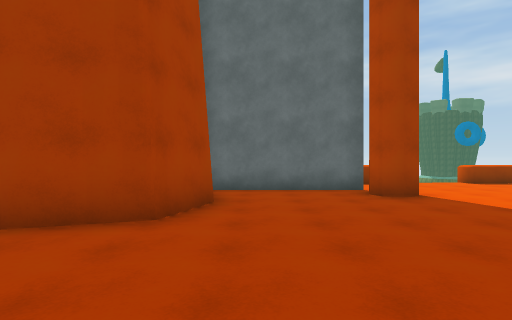
[1] (above)

19 first-person views from a walk through a Unity game level. The camera is 1.5 m above the floor, looks level and sees 80° across. The floor is counted in squares, 2 m on a side. Each view is taken from the middle of a square. On the plan, view 1 faces up. The plan holds only what a view shows up to about 10 squares ahead; the rest is blank. The place goes on beyond the plan. Surface patterns are stand-ins for the level's own textures.

[2]
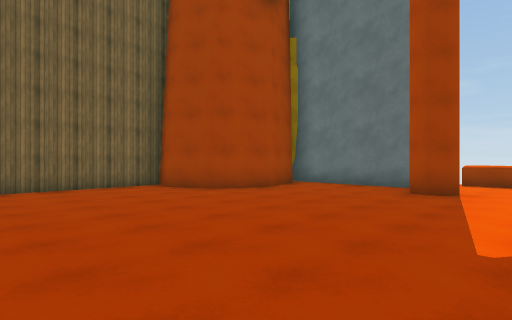

[3]
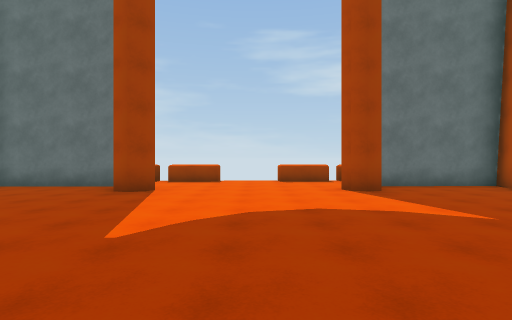

[4]
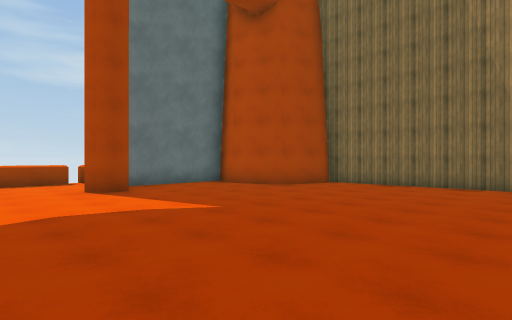

[5]
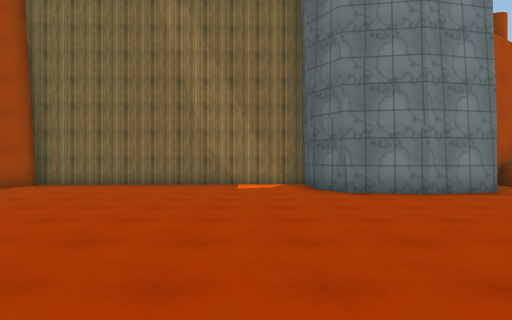

[6]
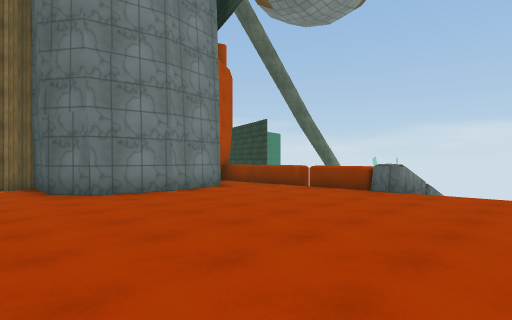

[7]
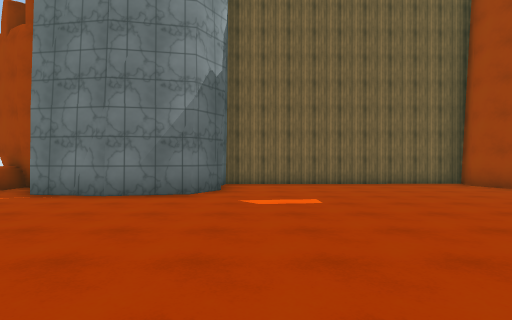

[8]
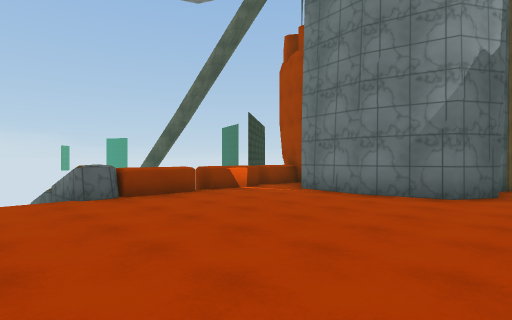

[9]
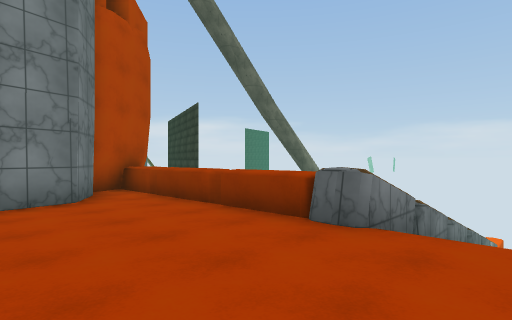

[10]
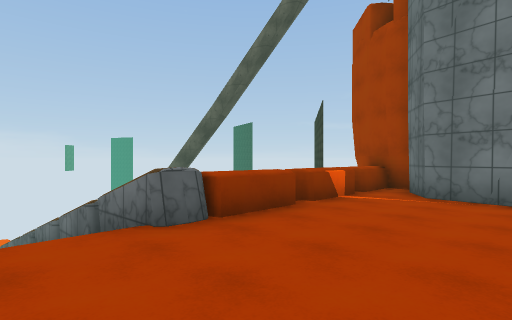

[11]
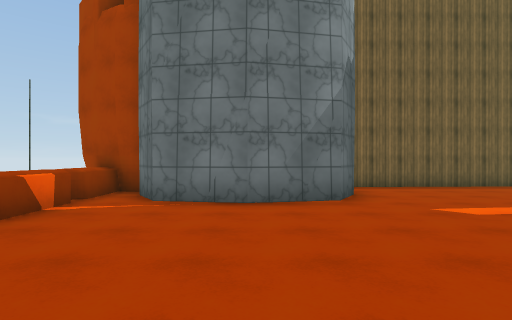

[12]
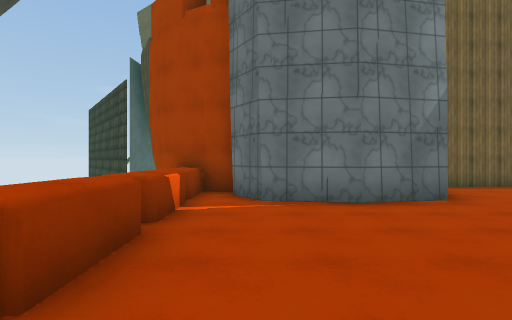

[13]
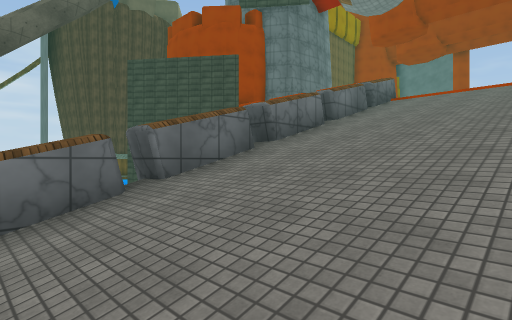

[14]
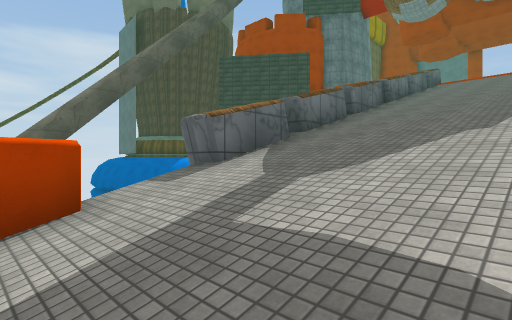

[15]
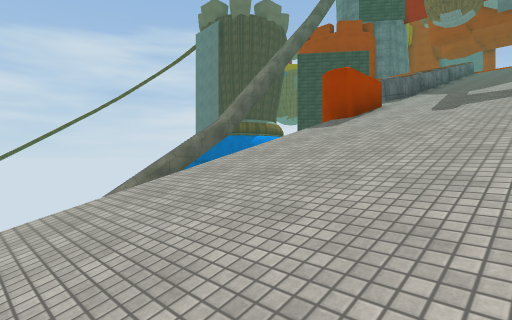

[16]
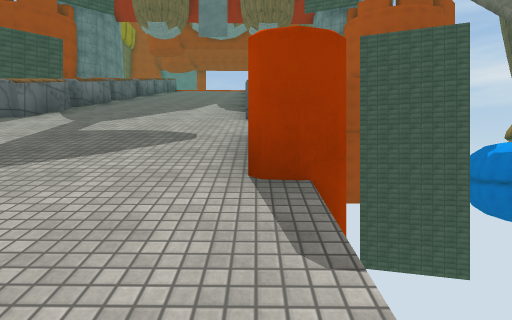

[17]
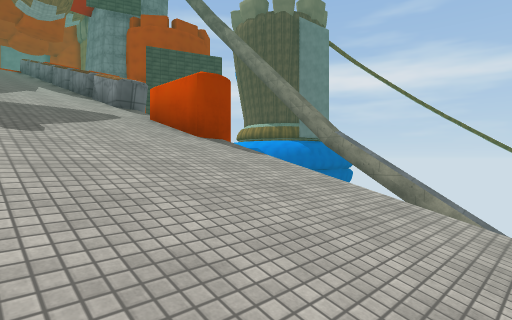

[18]
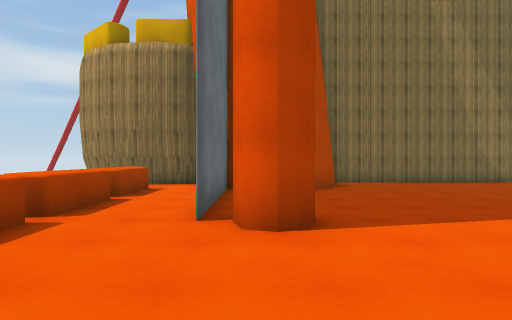

[19]
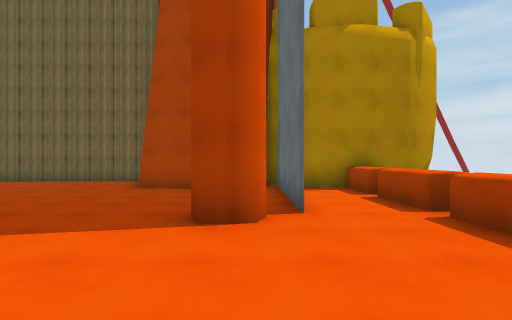

### Floor plan
Key: @ floor where view 1 was taken; # wall or solid block; x gap in a wall; . floor; / step, stairs or slope; = window, fence, low wall or low ledge; ^ raised ledge.
Columns run from 4 left of view 1 to 16 right of it. Each row starts with its distance up from view 1.
 11   ##              ##
 10    #^^^^^ .^^^^^^^##
  9    #...............#
  8   ######.....#####
  7   #....#.....#...#
  6   ##.............#
  5   ##.............####
  4 ###.................#
  3 #...................#
  2 #...................#
  1 #...................#
  0 #...@...............#
 -1 #...................#
 -2 #...................#
 -3 #...................#
 -4 ###..............####
 -5   ##.............#
 -6    #.............#
 -7    #.............##
 -8   ##..............##
 -9   #...^^=....^....^#
-10  #^^^^^^^////^^^^^^^#
-11 ####    ^/// ^     ##
-12         ^/// ^
-13         ^/// ^
-14         ^////^
-15         ^////^
-16         ^////^
-17         ^////^
-18         ^////^
-19         ^////^
-20         ^////^
-21         ^////^#
-22          /////
-23         ^////^
-24         #////##
-25         x/////
-26          /////
-27          /////
-28          /////
-29          /////
-30          ////
-31          ////

Positions as (right, up) in squares from view 1, and headings:
1: (0, 0), facing up
2: (5, -1), facing up-left
3: (6, -1), facing up
4: (6, -1), facing up-right
5: (6, -2), facing right
6: (6, -2), facing down-right
7: (6, -3), facing left
8: (6, -3), facing down-left
9: (7, -6), facing down-right
10: (6, -6), facing down-left
11: (5, -6), facing left
12: (5, -8), facing left
13: (8, -19), facing up-left
14: (8, -24), facing up-left
15: (8, -31), facing up-left
16: (9, -27), facing up
17: (6, -29), facing up-right
18: (5, 7), facing right
19: (7, 7), facing left
